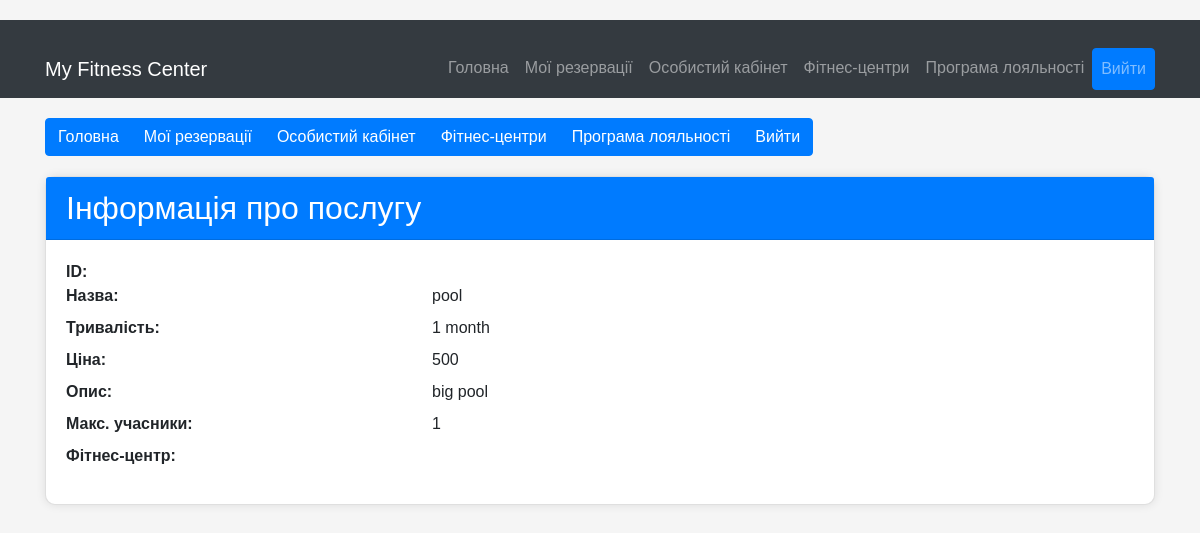
Page /fitness_center/1/services/1 on the earlier database version.
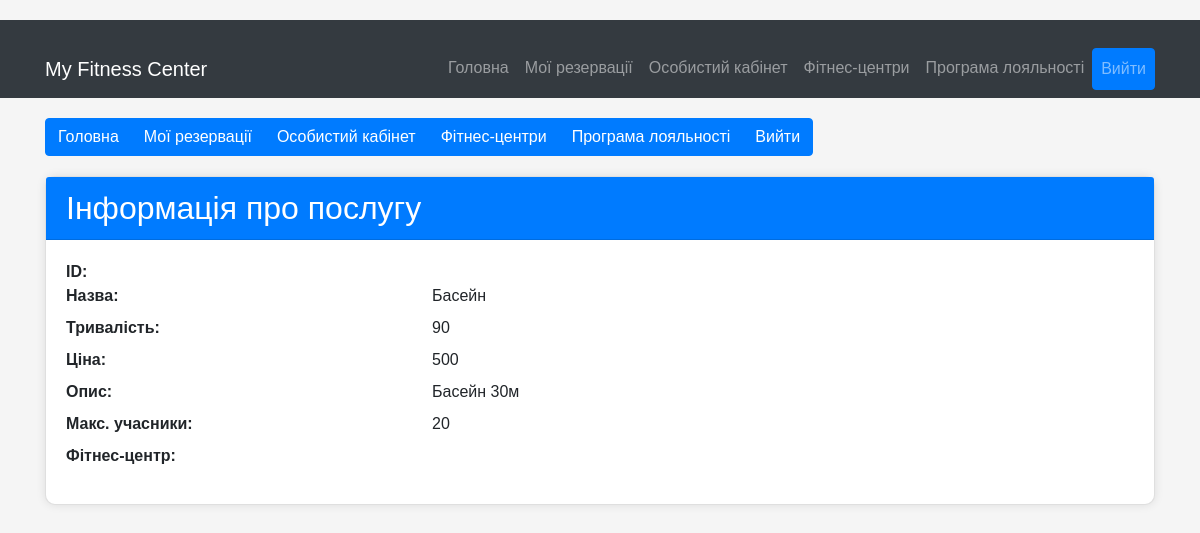
Same page on the later database version.
### project_package/models.py (models this page shows, shortened)
class Service(Base):
    __tablename__ = "service"
    id = Column(Integer, primary_key=True)
    name = Column(String(50), unique=True, nullable=False)
    duration = Column(Integer, nullable=False)
    description = Column(String(50))
    price = Column(Integer, nullable=False)
    gym_id = Column(Integer, ForeignKey('gym.id'))
    max_attendees = Column(Integer, nullable=False)
    gym = relationship('Gym', back_populates='services')
    trainer_services = relationship('TrainerServices', back_populates='service')

### app.py (the view)
@app.route('/fitness_center/<int:gym_id>/services/<int:service_id>', methods=['GET'])
def service_info(gym_id, service_id):
    service = db_session.query(Service).join(Gym, Service.gym_id == Gym.id).filter(Service.gym_id == gym_id,
                                                                                   Service.id == service_id).first()
    if service:
        return render_template('service.html', service=service)
    else:
        return 'Послуга не знайдена'

### templates/service.html (shortened to what this page needs)
<!DOCTYPE html>
<html lang="uk">
<head>
    <link href="https://stackpath.bootstrapcdn.com/bootstrap/4.5.2/css/bootstrap.min.css" rel="stylesheet">
</head>
<body>
<nav class="navbar navbar-expand-lg navbar-dark bg-dark">
    <div class="container">
        <a class="navbar-brand" href="/">My Fitness Center</a>
        <div class="collapse navbar-collapse" id="navbarNav">
            <ul class="navbar-nav ml-auto">
                <li class="nav-item">
                    <a class="nav-link" href="/">Головна</a>
                </li>
                <li class="nav-item">
                    <a class="nav-link" href="/user/reservations">Мої резервації</a>
                </li>
                <li class="nav-item">
                    <a class="nav-link" href="/user">Особистий кабінет</a>
                </li>
                <li class="nav-item">
                    <a class="nav-link" href="/fitness_center">Фітнес-центри</a>
                </li>
                <li class="nav-item">
                    <a class="nav-link" href="/">Програма лояльності</a>
                </li>
                <li class="nav-item">
                    <a class="nav-link btn btn-primary btn-logout" href="/logout">Вийти</a>
                </li>
            </ul>
        </div>
    </div>
</nav>
<div class="container">
    <div class="btn-group" role="group" aria-label="Basic example">
        <a href="/" class="btn btn-primary">Головна</a>
        <a href="/user/reservations" class="btn btn-primary">Мої резервації</a>
        <a href="/user" class="btn btn-primary">Особистий кабінет</a>
        <a href="/fitness_center" class="btn btn-primary">Фітнес-центри</a>
        <a href="/" class="btn btn-primary">Програма лояльності</a>
        <a href="/logout" class="btn btn-primary btn-logout">Вийти</a>
    </div>
    <div class="card">
        <div class="card-header">
            <h2 class="card-title mb-0">Інформація про послугу</h2>
        </div>
        <div class="card-body">
            <dl class="row">
                <dt class="col-sm-4">ID:</dt>
                <dd class="col-sm-8">{{ service.service_id }}</dd>
                <dt class="col-sm-4">Назва:</dt>
                <dd class="col-sm-8">{{ service.name }}</dd>
                <dt class="col-sm-4">Тривалість:</dt>
                <dd class="col-sm-8">{{ service.duration }}</dd>
                <dt class="col-sm-4">Ціна:</dt>
                <dd class="col-sm-8">{{ service.price }}</dd>
                <dt class="col-sm-4">Опис:</dt>
                <dd class="col-sm-8">{{ service.description }}</dd>
                <dt class="col-sm-4">Макс. учасники:</dt>
                <dd class="col-sm-8">{{ service.max_attendees }}</dd>
                <dt class="col-sm-4">Фітнес-центр:</dt>
                <dd class="col-sm-8">{{ service.gym_name }}</dd>
            </dl>
        </div>
    </div>
</div>
</body>
</html>

### templates/service.html (style rules this page uses)
body { background-color: #f5f5f5; font-family: Arial, sans-serif; margin-top: 20px; }
.container { margin-top: 20px; }
.btn-group { margin-bottom: 20px; }
.card { background-color: #fff; border-radius: 10px; box-shadow: 0px 0px 10px 0px rgba(0,0,0,0.1); }
.card-header { background-color: #007bff; color: #fff; }
.card-body { padding: 20px; }

Differences in the rows shown:
changed Service: name "pool" → "Басейн"; duration "1 month" → "90"; description "big pool" → "Басейн 30м"; max_attendees "1" → "20"
